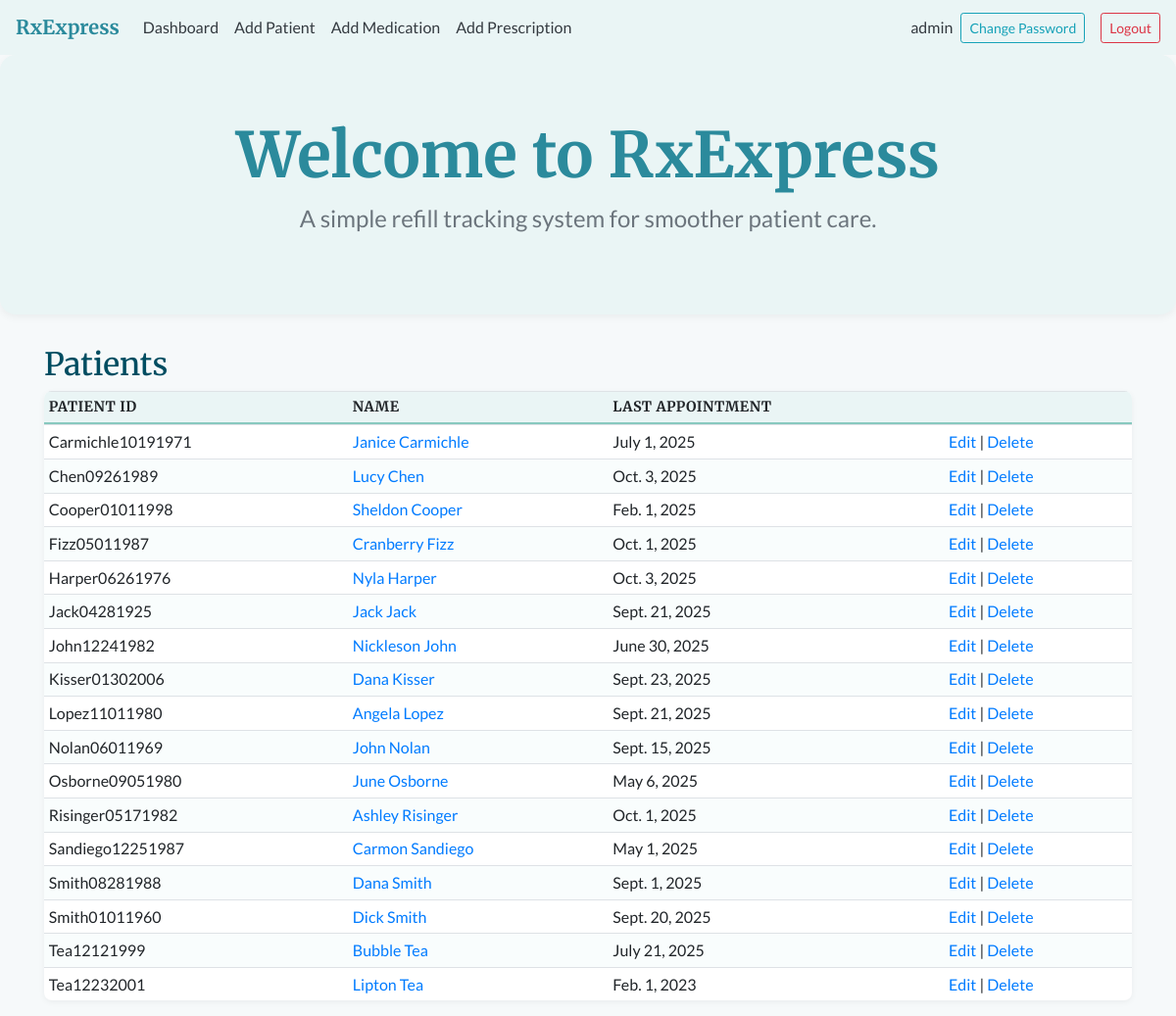
Before: /patients/ (signed in) with the older database file.
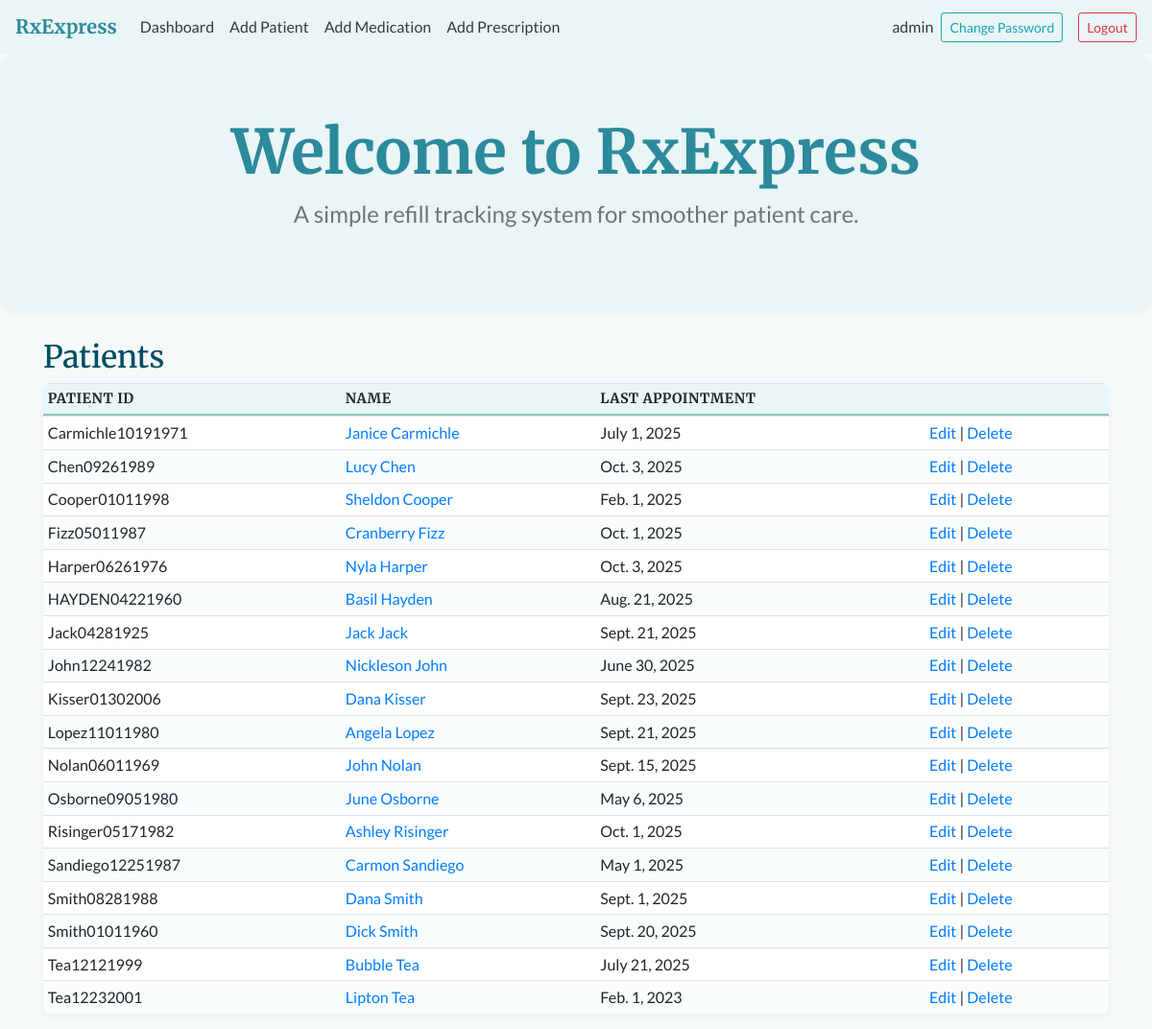
After: the same page with the newer database file.
### rxexpress/models.py (models this page shows, shortened)
class Patient(models.Model):
    patient_id = models.CharField(max_length=50, unique=True, null=True, blank=True)
    first_name = models.CharField(max_length=50)
    last_name = models.CharField(max_length=50)
    date_of_birth = models.DateField(null=True, blank=True)
    last_appointment = models.DateField(null=True, blank=True)
    last_fill_date = models.DateField(null=True, blank=True)

### rxexpress/views.py (the view)
# urls.py: path('patients/', views.patient_list_view, name='patient_list'),
@login_required
def patient_list_view(request):
    patients = Patient.objects.all().order_by('last_name', 'first_name')
    return render(request, 'patient_list.html', {'patients': patients})

### rxexpress/templates/patient_list.html
{% extends "index.html" %}
{% block content %}
<div class="container mt-4">
  <h2>Patients</h2>
  <table class="table table-sm">
    <thead><tr><th>Patient ID</th><th>Name</th><th>Last Appointment</th><th></th></tr></thead>
    <tbody>
      {% for p in patients %}
        <tr>
          <td>{{ p.patient_id }}</td>
          <td><a href="/patients/{{ p.pk }}/">{{ p.first_name }} {{ p.last_name }}</a></td>
          <td>{{ p.last_appointment }}</td>
          <td><a href="/patients/{{ p.pk }}/edit/">Edit</a> | <a href="/patients/{{ p.pk }}/delete/">Delete</a></td>
        </tr>
      {% endfor %}
    </tbody>
  </table>
</div>
{% endblock %}

Changed rows visible on the page:
added Patient: patient_id "HAYDEN04221960", first_name "Basil", last_name "Hayden", last_appointment "Aug. 21, 2025"
